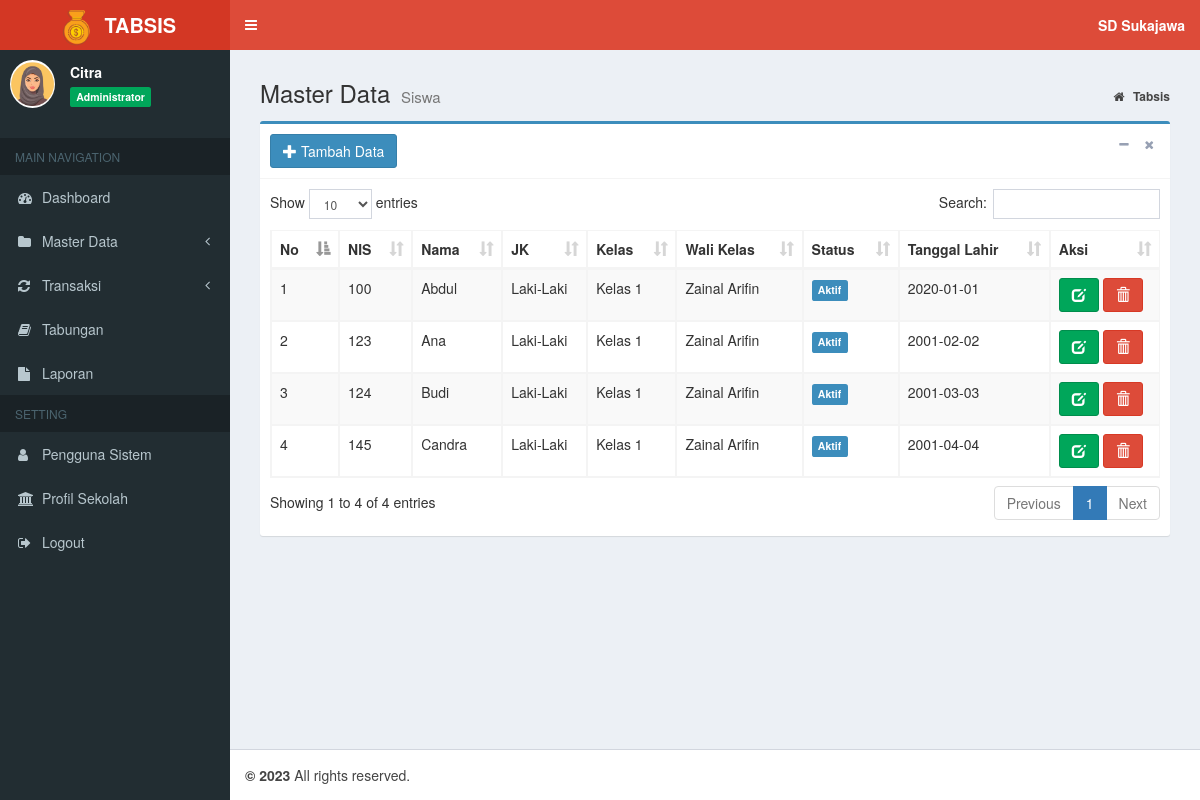
The page /index.php?page=MyApp/data_siswa (signed in) on the database its author committed.
### tables this page shows
CREATE TABLE `tb_profil` (
  `id_profil` int(11) NOT NULL,
  `nama_sekolah` varchar(200) NOT NULL,
  `alamat` varchar(400) NOT NULL,
  `akreditasi` char(2) NOT NULL
);

CREATE TABLE `tb_siswa` (
  `nis` char(12) NOT NULL,
  `nama_siswa` varchar(40) NOT NULL,
  `jekel` enum('LK','PR') NOT NULL,
  `id_kelas` int(11) NOT NULL,
  `status` enum('Aktif','Lulus','Pindah') NOT NULL,
  `tgl_lahir` date NOT NULL
);

CREATE TABLE `tb_kelas` (
  `id_kelas` int(11) NOT NULL,
  `kelas` varchar(20) NOT NULL,
  `wl_kelas` varchar(20) NOT NULL
);

### admin/siswa/data_siswa.php (the view, shortened to what this page needs)
<section class="content-header">
	<h1>
		Master Data
		<small>Siswa</small>
	</h1>
	<ol class="breadcrumb">
		<li>
			<a href="index.php">
				<i class="fa fa-home"></i>
				<b>Tabsis</b>
			</a>
		</li>
	</ol>
</section>
<section class="content">
	<div class="box box-primary">
		<div class="box-header with-border">
			<a href="?page=MyApp/add_siswa" title="Tambah Data" class="btn btn-primary">
				<i class="glyphicon glyphicon-plus"></i> Tambah Data</a>
			<div class="box-tools pull-right">
				<button type="button" class="btn btn-box-tool" data-widget="collapse">
					<i class="fa fa-minus"></i>
				</button>
				<button type="button" class="btn btn-box-tool" data-widget="remove">
					<i class="fa fa-remove"></i>
				</button>
			</div>
		</div>
		<div class="box-body">
			<div class="table-responsive">
				<table id="example1" class="table table-bordered table-striped">
					<thead>
						<tr>
							<th>No</th>
							<th>NIS</th>
							<th>Nama</th>
							<th>JK</th>
							<th>Kelas</th>
							<th>Wali Kelas</th>
							<th>Status</th>
							<th>Tanggal Lahir</th>
							<th>Aksi</th>
						</tr>
					</thead>
					<tbody>
						<?php
                  $no = 1;
				  $query = "SELECT s.nis, s.nama_siswa, s.jekel, s.status, s.tgl_lahir, k.kelas, k.wl_kelas
				  FROM tb_siswa s INNER JOIN tb_kelas k ON s.id_kelas=k.id_kelas ORDER BY kelas ASC, nis ASC";
                  $sql = $koneksi->query($query);
                  while ($data = $sql->fetch_assoc()) {
                ?>
						<tr>
							<td>
								<?php echo $no++; ?>
							</td>
							<td>
								<?php echo $data['nis']; ?>
							</td>
							<td>
								<?php echo $data['nama_siswa']; ?>
							</td>
							<td>
								<?php
									if ($data['jekel'] = 'KL') {
										echo 'Laki-Laki';
									}else{
										echo 'Perempuan';
									}
								?>
							</td>
							<td>
								<?php echo $data['kelas']; ?>
							</td>
							<td>
								<?php echo $data['wl_kelas']; ?>
							</td>
							<?php $warna = $data['status']  ?>
							<td>
								<?php if ($warna == 'Aktif') { ?>
								<span class="label label-primary">Aktif</span>
								<?php } elseif ($warna == 'Lulus') { ?>
								<span class="label label-success">Lulus</span>
								<?php } elseif ($warna == 'Pindah') { ?>
								<span class="label label-danger">Pindah</span>
							</td>
							<?php } ?>
							<td>
								<?= $data['tgl_lahir']; ?>
							</td>
							<td>
								<a href="?page=MyApp/edit_siswa&kode=<?php echo $data['nis']; ?>" title="Ubah"
								 class="btn btn-success">
									<i class="glyphicon glyphicon-edit"></i>
								</a>
								<a href="?page=MyApp/del_siswa&kode=<?php echo $data['nis']; ?>" onclick="return confirm('Yakin Hapus Data Ini ?')"
								 title="Hapus" class="btn btn-danger">
									<i class="glyphicon glyphicon-trash"></i>
							</td>
						</tr>
						<?php
                  }
                ?>
					</tbody>
				</table>
			</div>
		</div>
	</div>
</section>

### index.php (shortened to what this page needs)
<?php
    if (isset($_SESSION["ses_username"])==""){
		header("location: login.php");
    }else{
      $data_nama = $_SESSION["ses_nama"];
      $data_level = $_SESSION["ses_level"];
    }
    include "inc/koneksi.php";
	$sql = $koneksi->query("SELECT * from tb_profil");
	while ($data= $sql->fetch_assoc()) {
		$nama=$data['nama_sekolah'];
	}
?>
<!DOCTYPE html>
<html>
<head>
	<link rel="stylesheet" href="bootstrap/css/bootstrap.min.css">
	<link rel="stylesheet" href="https://cdnjs.cloudflare.com/ajax/libs/font-awesome/4.5.0/css/font-awesome.min.css">
	<link rel="stylesheet" href="https://cdnjs.cloudflare.com/ajax/libs/ionicons/2.0.1/css/ionicons.min.css">
	<link rel="stylesheet" href="plugins/datatables/dataTables.bootstrap.css">
	<link rel="stylesheet" href="plugins/select2/select2.min.css">
	<link rel="stylesheet" href="dist/css/AdminLTE.min.css">
	<link rel="stylesheet" href="dist/css/skins/_all-skins.min.css">
</head>
<body class="hold-transition skin-red sidebar-mini">
	<div class="wrapper">
		<header class="main-header">
			<a href="index.php" class="logo">
				<span class="logo-lg">
					<img src="dist/img/logo.png" width="45px">
					<b>TABSIS</b>
				</span>
			</a>
			<nav class="navbar navbar-static-top">
				<a href="#" class="sidebar-toggle" data-toggle="offcanvas" role="button">
				</a>
				<div class="navbar-custom-menu">
					<ul class="nav navbar-nav">
						<li class="dropdown messages-menu">
							<a class="dropdown-toggle" data-toggle="dropdown">
								<span>
									<b>
										<?= $nama; ?>
									</b>
								</span>
							</a>
						</li>
					</ul>
				</div>
			</nav>
		</header>
		<aside class="main-sidebar">
			<section class="sidebar">
				</<b>
				<div class="user-panel">
					<div class="pull-left image">
						<img src="dist/img/avatar.png" class="img-circle" alt="User Image">
					</div>
					<div class="pull-left info">
						<p>
							<?php echo $data_nama; ?>
						</p>
						<span class="label label-success">
							<?php echo $data_level; ?>
						</span>
					</div>
				</div>
				<ul class="sidebar-menu">
					<li class="header">MAIN NAVIGATION</li>
					<?php
          if ($data_level=="Administrator"){
        ?>
					<li class="treeview">
						<a href="?page=admin">
							<i class="fa fa-dashboard"></i>
							<span>Dashboard</span>
						</a>
					</li>
					<li class="treeview">
						<a href="#">
							<i class="fa fa-folder"></i>
							<span>Master Data</span>
							<span class="pull-right-container">
								<i class="fa fa-angle-left pull-right"></i>
							</span>
						</a>
					</li>
					<li class="treeview">
						<a href="#">
							<i class="fa fa-refresh"></i>
							<span>Transaksi</span>
							<span class="pull-right-container">
								<i class="fa fa-angle-left pull-right"></i>
							</span>
						</a>
					</li>
					<li class="treeview">
						<a href="?page=view_tabungan">
							<i class="fa fa-book"></i>
							<span>Tabungan</span>
						</a>
					</li>
					<li class="treeview">
						<a href="?page=laporan">
							<i class="fa fa-file"></i>
							<span>Laporan</span>
						</a>
					</li>
					<li class="header">SETTING</li>
					<li class="treeview">
						<a href="?page=MyApp/data_pengguna">
							<i class="fa fa-user"></i>
							<span>Pengguna Sistem</span>
						</a>
					</li>
					<li class="treeview">
						<a href="?page=MyApp/data_profil">
							<i class="fa fa-bank"></i>
							<span>Profil Sekolah</span>
						</a>
					</li>
					<?php
            }
          ?>
					<li>
						<a href="logout.php" onclick="return confirm('Anda yakin keluar dari aplikasi ?')">
							<i class="fa fa-sign-out"></i>
							<span>Logout</span>
						</a>
					</li>
			</section>
		</aside>
		<div class="content-wrapper">
			<section class="content">
				<?php
      if(isset($_GET['page'])){
          $hal = $_GET['page'];
          switch ($hal) {
              case 'MyApp/data_siswa':
                  include "admin/siswa/data_siswa.php";
                  break;
          }
                        }
    ?>
			</section>
		</div>
		<footer class="main-footer">
			<strong> &copy;
				<a href=""></a>2023</strong> All rights reserved.
		</footer>
</body>
</html>

### rows shown on the page
tb_profil: nama_sekolah "SD Sukajawa"
tb_siswa: nis "100", nama_siswa "Abdul", id_kelas.kelas "Kelas 1", id_kelas.wl_kelas "Zainal Arifin", status "Aktif", tgl_lahir "2020-01-01"
tb_siswa: nis "123", nama_siswa "Ana", id_kelas.kelas "Kelas 1", id_kelas.wl_kelas "Zainal Arifin", status "Aktif", tgl_lahir "2001-02-02"
tb_siswa: nis "124", nama_siswa "Budi", id_kelas.kelas "Kelas 1", id_kelas.wl_kelas "Zainal Arifin", status "Aktif", tgl_lahir "2001-03-03"
tb_siswa: nis "145", nama_siswa "Candra", id_kelas.kelas "Kelas 1", id_kelas.wl_kelas "Zainal Arifin", status "Aktif", tgl_lahir "2001-04-04"

### other values the page prints
$data_nama "Citra"
$data_level "Administrator"
